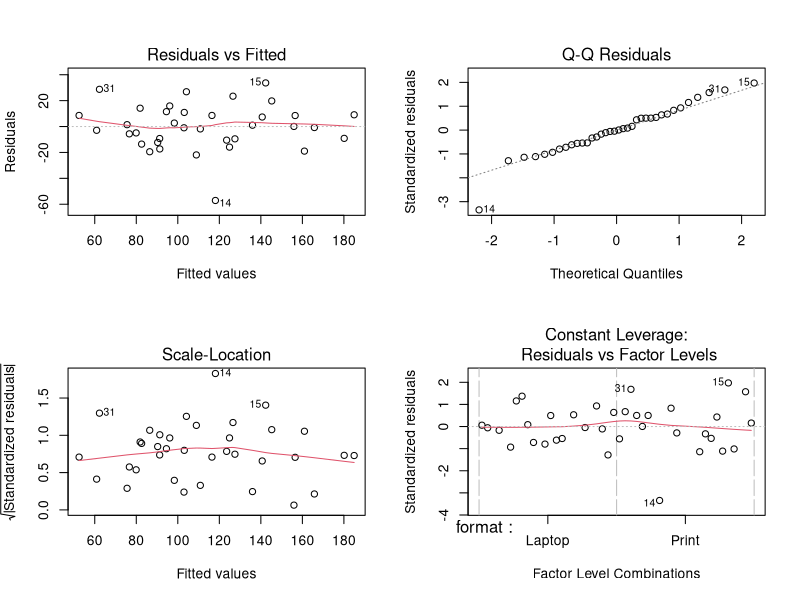
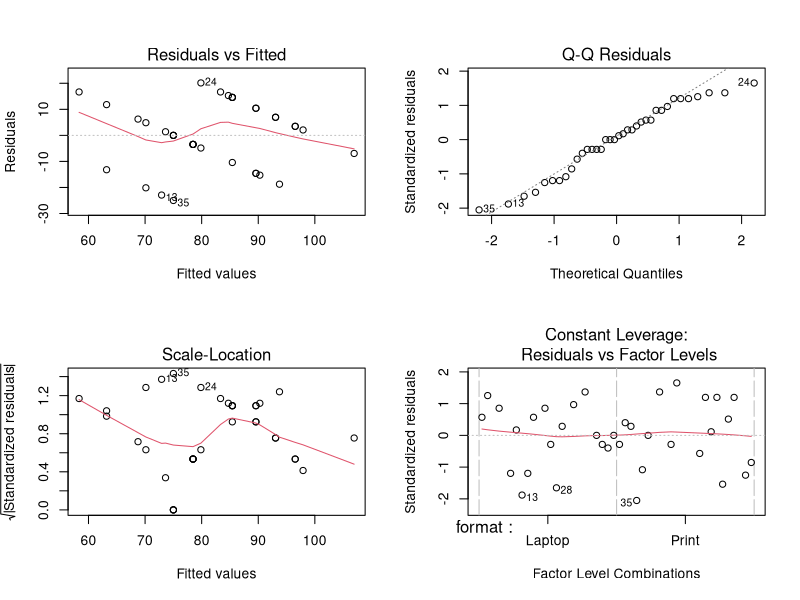

The R source for these figures, in order:
## ---- chunk 1
library("readxl") 
# May need to install.packages("readxl")
## ---- chunk 2
read_data <- read_excel("./stat571B_reading_data.xlsx")

read_data['total_time'] = read_data['Time (minutes)']*60 + read_data['Time (seconds)']

read_data['format'] = c("Laptop", "Laptop", "Print", 
                        "Laptop", "Print", "Print",
                        "Print", "Print", "Laptop", 
                        "Print", "Laptop", "Laptop",
                        "Laptop", "Print", "Print", 
                        "Laptop", "Print", "Laptop",
                        "Print", "Laptop", "Laptop",
                        "Print", "Laptop", "Print",
                        "Laptop", "Print", "Laptop",
                        "Laptop", "Laptop", "Print",
                        "Print", "Laptop", "Print",
                        "Print", "Print", "Laptop")

read_data["music"] = c("no", "yes", "no", 
                       "yes", "no", "yes", 
                       "no", "yes", "no", 
                       "yes", "no", "yes", 
                       "no", "no", "yes",
                       "yes", "yes", "no", 
                       "no", "no", "yes", 
                       "yes", "yes", "no", 
                       "no", "yes", "yes",
                       "yes", "no", "no",
                       "no", "yes", "yes",
                       "yes", "no", "no")
                
read_data
## ---- chunk 3
# format
read_data$format <- factor(read_data$format)
read_data$music  <- factor(read_data$music)
read_data$Participant <- factor(read_data$Participant)

# library
library(car)
library(lme4)
library(lmerTest)  
## ---- chunk 4
# ANOVA for Reading Time
model_time <- lm(total_time ~ format + music + format:music + Participant, data = read_data)
Anova(model_time, type = "III")

## Mixed Effects Model (Supplementary Analysis)
lmer_time <- lmer(total_time ~ format * music + (1 | Participant), data = read_data)
anova(lmer_time)
## ---- chunk 5
# ANOVA for Comprehension
model_comp <- lm(`Comprehension score (%)` ~ format + music + format:music + Participant, data = read_data)
Anova(model_comp, type = "III")

## Mixed Effects Model (Supplementary Analysis)
lmer_comp <- lmer(`Comprehension score (%)` ~ format * music + (1 | Participant), data = read_data)
anova(lmer_comp)
## ---- chunk 6
par(mfrow = c(2,2))
plot(model_time)

par(mfrow = c(2,2))
plot(model_comp)
